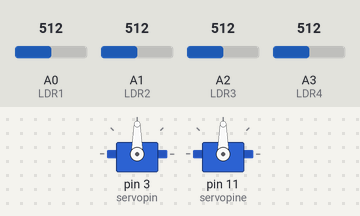
Recording of a sketch running on a simulated Arduino Uno, built with avr-gcc and run on an emulated ATmega328P. Shown: 2 × servo. Inputs (shaded band) come from the test bench; at power-on: A0 (LDR1) = 512, A1 (LDR2) = 512, A2 (LDR3) = 512, A3 (LDR4) = 512.

Above: at 1.2 s.
1.3 s: A0 (LDR1) set to 549
2.8 s: A0 (LDR1) set to 573
At 3.28 s:
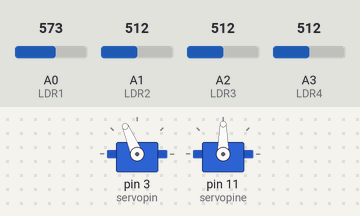
At 4.4 s:
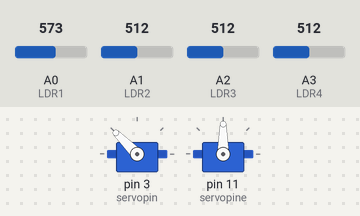
5.2 s: A1 (LDR2) set to 614
6.7 s: A1 (LDR2) set to 637
At 9.4 s:
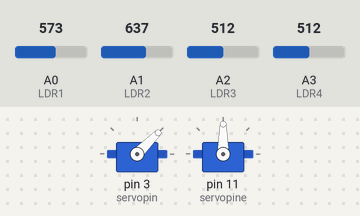
9.7 s: A2 (LDR3) set to 554
11.2 s: A2 (LDR3) set to 573
At 13.5 s:
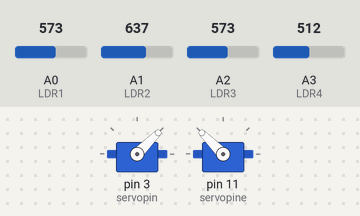
Timing chart, 0 to 14.6 s (numbered marks = the images above; inputs shaded):
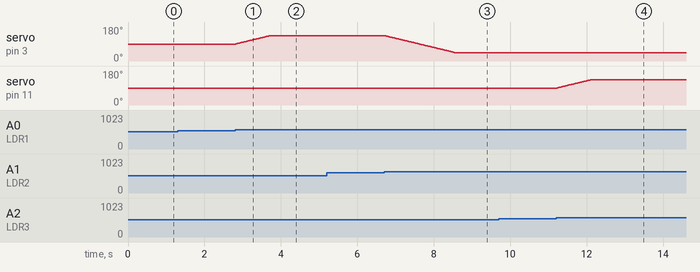

Measured:
- the behaviour switches between 562 and 563 on A0 (LDR1) (found by bisection; images 0 and 1)
- the behaviour switches between 623 and 624 on A1 (LDR2) (found by bisection; images 2 and 3)
- the behaviour switches between 562 and 563 on A2 (LDR3) (found by bisection; images 3 and 4)
- after the input at 1.3 s, every drawn part: stays the same
- after the input at 2.8 s, servo on pin 3 (servopin): moves from 90° to 135° over 0.91 s, starting at once
- after the input at 5.2 s, every drawn part: stays the same
- after the input at 6.7 s, servo on pin 3 (servopin): moves from 135° to 45° over 1.8 s, starting at once
- after the input at 9.7 s, every drawn part: stays the same
- after the input at 11.2 s, servo on pin 11 (servopine): moves from 90° to 135° over 0.91 s, starting at once

The sketch:

Dual_axis_Suntraker.ino
```cpp
#include <Servo.h>
Servo mg90;
Servo mg90e;
int initial_position = 90;
int initial_positione = 90;
int LDR1 = A0;
int LDR2 = A1;
int LDR3 = A2;
int LDR4 = A3;
int error = 50;          //Maximum difference threshold
int servopin=3;
int servopine=11;
void setup()
{
  mg90.attach(servopin);
  mg90e.attach(servopine);
  pinMode(LDR1, INPUT);
  pinMode(LDR2, INPUT);
  pinMode(LDR3, INPUT);
  pinMode(LDR4, INPUT);
  mg90.write(initial_position);
  mg90e.write(initial_positione);
  delay(20);
}

void loop()
{
  int R1 = analogRead(LDR1);
  int R2 = analogRead(LDR2);
  int R3 = analogRead(LDR3);
  int R4 = analogRead(LDR4);
  int diff1= abs(R1 - R2);
  int diff3= abs(R3 - R4);
  //Limiting servo movement to 45 degree along both sides otherwise move by 1 deg after each iterations
  if (diff1 > error)
  {
    if(R1 > R2)
    {
      initial_position = initial_position+1;
      if(initial_position > 135)
      {
        initial_position = 135;
      }
    }
    else
    {

      initial_position = initial_position-1;
      if(initial_position <45)
      {
        initial_position = 45;
      }
    }
   }
  mg90.write(initial_position); // write the position to servo
  delay(10);

   if(diff3 > error)
  {
    if(R4 > R3)
    {
      initial_positione = initial_positione-1;
      if(initial_positione < 45)
      {
        initial_positione = 45;
      }
    }
   else
    {
      initial_positione = initial_positione+1;
      if(initial_positione >135)
      {
        initial_positione = 135;
      }
    }

  }
  mg90e.write(initial_positione); // write the position to servo
  delay(10);

}
```
